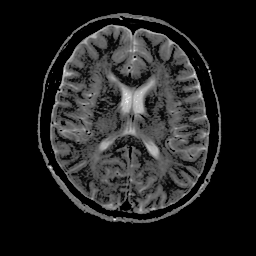
#> input picture lab8/mri.png, 256 x 256 px
$ jupyter execute aim2.1.ipynb   (older library calls are emulated)
#> lines starting #> are read from the running program, lines starting #| are printed output that depends on the picture; after the words box and inside, x2 and y2 are one past the last pixel; in counts of white or black regions, pixels touching at a corner belong together
[cell 1]
# Cell 1: Setup, Load MRI, and Seed Selection
import cv2
import numpy as np
import matplotlib.pyplot as plt

# 1. Load your specific MRI image in grayscale
image_path = "mri.png"
img = cv2.imread(image_path, cv2.IMREAD_GRAYSCALE)
#> img is the input picture: shape (256, 256); min 0, max 255, mean 32.6

if img is None:
    raise ValueError(f"Could not find {image_path}. Please ensure it is in the same folder as this notebook.")

# --- IMPORTANT: UPDATE THIS SEED POINT ---
# Look at the axes of the plotted image below to find the (row, column)
# or (y, x) coordinates of the structure you want to segment.
seed_point = (100, 130)  # Change these numbers based on the plot!

# Display the MRI with axes so you can pick the perfect seed point
plt.figure(figsize=(8, 8))
plt.imshow(img, cmap='gray')
plt.plot(seed_point[1], seed_point[0], 'rX', markersize=12, label='Current Seed Point')
plt.title("MRI Scan - Use the grid to find your target's (Row, Column)")
plt.xlabel("Columns (X)")
plt.ylabel("Rows (Y)")
plt.legend()
# Note: We are keeping the axes ON specifically to help you find coordinates
plt.show()
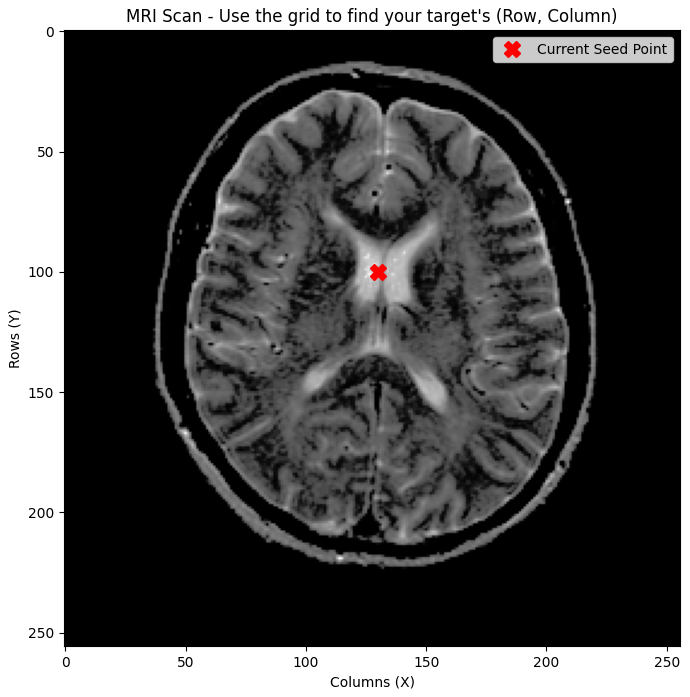
#> figure drawn by matplotlib, 1 panel

# Convert to float32 early for the upcoming feature map math
img_float = img.astype(np.float32)

[cell 2]
# Cell 2: Define the Region Growing Algorithms

def static_rg(image, seed, threshold):
    """Grows a region by comparing every pixel to the INITIAL seed intensity."""
#> called with seed = (100, 130), threshold = 10
    rows, cols = image.shape
#> rows = 256; cols = 256
    segmented = np.zeros((rows, cols), dtype=np.uint8)
    visited = np.zeros((rows, cols), dtype=bool)

    seed_val = float(image[seed[0], seed[1]])
#> seed_val = 196
    points = [seed]
    visited[seed[0], seed[1]] = True
    neighbors = [(-1, 0), (1, 0), (0, -1), (0, 1), (-1, -1), (-1, 1), (1, -1), (1, 1)]

    while points:
        cx, cy = points.pop(0)
        segmented[cx, cy] = 255
        for dx, dy in neighbors:
            nx, ny = cx + dx, cy + dy
            if 0 <= nx < rows and 0 <= ny < cols and not visited[nx, ny]:
                visited[nx, ny] = True
                if abs(float(image[nx, ny]) - seed_val) <= threshold:
                    points.append((nx, ny))
    return segmented

def dynamic_rg(image, seed, threshold):
    """Grows a region by comparing pixels to the RECOMPUTED AVERAGE intensity."""
    rows, cols = image.shape
    segmented = np.zeros((rows, cols), dtype=np.uint8)
    visited = np.zeros((rows, cols), dtype=bool)

    region_sum = float(image[seed[0], seed[1]])
    region_count = 1
    region_mean = region_sum

    points = [seed]
    visited[seed[0], seed[1]] = True
    neighbors = [(-1, 0), (1, 0), (0, -1), (0, 1), (-1, -1), (-1, 1), (1, -1), (1, 1)]

    while points:
        cx, cy = points.pop(0)
        segmented[cx, cy] = 255
        for dx, dy in neighbors:
            nx, ny = cx + dx, cy + dy
            if 0 <= nx < rows and 0 <= ny < cols and not visited[nx, ny]:
                visited[nx, ny] = True
                pixel_val = float(image[nx, ny])
                if abs(pixel_val - region_mean) <= threshold:
                    points.append((nx, ny))
                    region_sum += pixel_val
                    region_count += 1
                    region_mean = region_sum / region_count
    return segmented

[cell 3]
# Cell 3: Testing Thresholds and Leakage on MRI Intensity

# NOTE: You may need to tune these thresholds based on your specific MRI's contrast!
thresh_low = 10   # Likely to under-segment
thresh_med = 25   # Goal: Target structure
thresh_high = 50  # Likely to leak into surrounding tissue

seg_low = static_rg(img, seed_point, thresh_low)
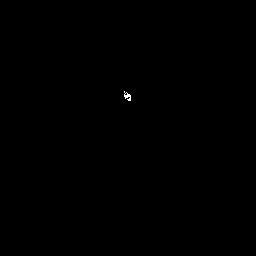
#> seg_low: shape (256, 256); 0.06% white in thin lines or dots, all inside (x1, y1, x2, y2) = (124, 91, 131, 101)
seg_med = static_rg(img, seed_point, thresh_med)
#> seg_med: shape (256, 256); 0.24% white; 1 white region, box (x1, y1, x2, y2) and area: (121, 89, 132, 112) 158
seg_high = static_rg(img, seed_point, thresh_high)
#> seg_high: shape (256, 256); 0.76% white; 1 white region, box (x1, y1, x2, y2) and area: (121, 81, 154, 114) 501

fig, axes = plt.subplots(1, 4, figsize=(20, 5))

axes[0].imshow(img, cmap='gray')
axes[0].plot(seed_point[1], seed_point[0], 'rX', markersize=8)
axes[0].set_title("Original MRI & Seed")

axes[1].imshow(seg_low, cmap='gray')
axes[1].set_title(f"Low Threshold ({thresh_low})\nUnder-segmentation")

axes[2].imshow(seg_med, cmap='gray')
axes[2].set_title(f"Medium Threshold ({thresh_med})\nTarget Segmentation")

axes[3].imshow(seg_high, cmap='gray')
axes[3].set_title(f"High Threshold ({thresh_high})\nLeakage / Bleeding")

for ax in axes:
    ax.axis('off')

plt.tight_layout()
plt.show()

[cell 4]
# Cell 4: Extracting and Using Feature Maps on the MRI

# 1. Generate the feature maps
mean_map = cv2.blur(img_float, (5, 5))

sq_img = cv2.blur(img_float**2, (3, 3))
mean_img_3 = cv2.blur(img_float, (3, 3))
contrast_map = np.sqrt(np.maximum(sq_img - mean_img_3**2, 0))

sobelx = cv2.Sobel(img_float, cv2.CV_64F, 1, 0, ksize=3)
sobely = cv2.Sobel(img_float, cv2.CV_64F, 0, 1, ksize=3)
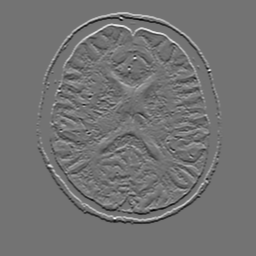
#> sobely: shape (256, 256) float64; min -690, max 838, mean 0; drawn with min black and max white
gradient_map = np.sqrt(sobelx**2 + sobely**2)
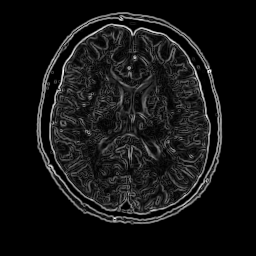
#> gradient_map: shape (256, 256) float64; min 0, max 870.2, mean 69.9; drawn with min black and max white

# 2. Run segmentations (Thresholds adjusted for typical MRI feature scales)
# You may need to tweak these numbers for perfect results on your specific image
seg_intensity_fm = static_rg(img_float, seed_point, 25)
seg_mean_fm      = static_rg(mean_map, seed_point, 20)
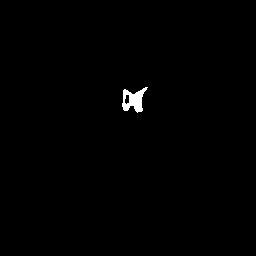
#> seg_mean_fm: shape (256, 256); 0.54% white; 1 white region, box (x1, y1, x2, y2) and area: (122, 87, 148, 113) 356
seg_contrast_fm  = static_rg(contrast_map, seed_point, 15)
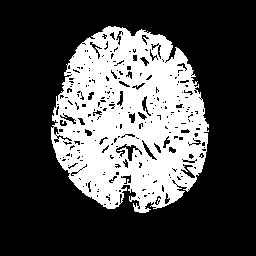
#> seg_contrast_fm: shape (256, 256); 30% white; 1 white region, box (x1, y1, x2, y2) and area: (51, 26, 209, 213) 19642
seg_gradient_fm  = static_rg(gradient_map, seed_point, 20)
#> seg_gradient_fm: shape (256, 256); 0.01% white in thin lines or dots, all inside (x1, y1, x2, y2) = (129, 99, 131, 104)

# 3. Visualization
fig, axes = plt.subplots(2, 4, figsize=(20, 10))

maps = [img_float, mean_map, contrast_map, gradient_map]
results = [seg_intensity_fm, seg_mean_fm, seg_contrast_fm, seg_gradient_fm]
titles = ["Raw Intensity", "Smoothed Mean\n(Handles MRI Noise)", "Local Contrast", "Gradient Magnitude"]
cmaps = ['gray', 'gray', 'magma', 'viridis']

for i in range(4):
    axes[0, i].imshow(maps[i], cmap=cmaps[i])
    axes[0, i].set_title(titles[i])
    axes[0, i].plot(seed_point[1], seed_point[0], 'rX', markersize=6)
    axes[0, i].axis('off')

    axes[1, i].imshow(results[i], cmap='gray')
    axes[1, i].set_title(f"Result: {titles[i].split()[0]}")
    axes[1, i].axis('off')

plt.tight_layout()
plt.show()
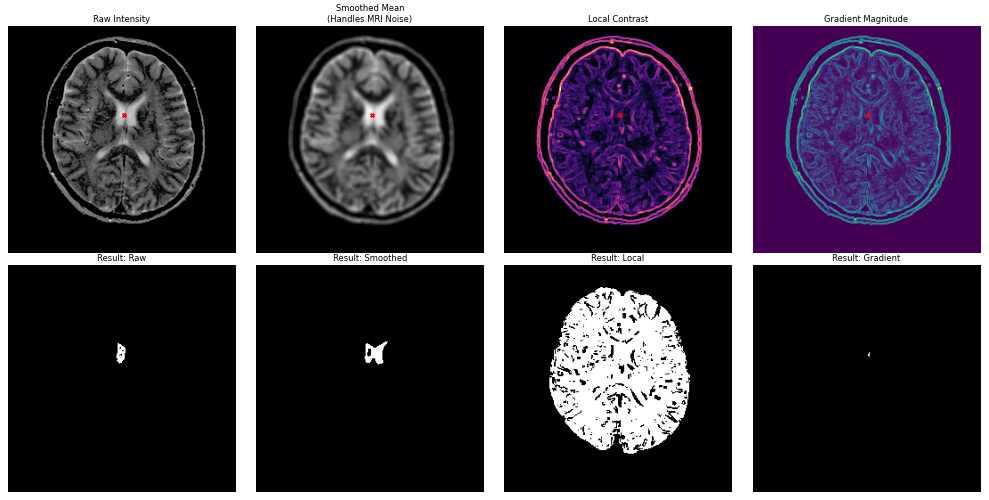
#> figure drawn by matplotlib, 8 panels

[cell 5]
# Cell 5: Static (Fixed Seed) vs. Dynamic (Recomputed Average) on MRI

# We use the same threshold for a fair comparison.
# Often, medical images have lighting biases (e.g., MRI bias field/RF inhomogeneity)
# where one side of the brain looks slightly brighter than the other.
comparison_threshold = 60

# Run algorithms
mri_static_res = static_rg(img, seed_point, comparison_threshold)
#> mri_static_res: shape (256, 256); 0.87% white; 1 white region, box (x1, y1, x2, y2) and area: (120, 80, 155, 117) 572
mri_dynamic_res = dynamic_rg(img, seed_point, comparison_threshold)
#> after the loop in dynamic_rg, `while points:`:
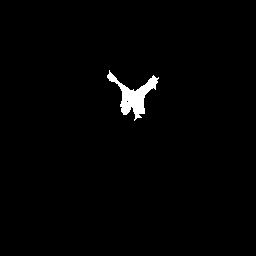
#> segmented: shape (256, 256); 1.3% white; 1 white region, box (x1, y1, x2, y2) and area: (107, 70, 159, 121) 857
#> after the loop in dynamic_rg, `while points:`:
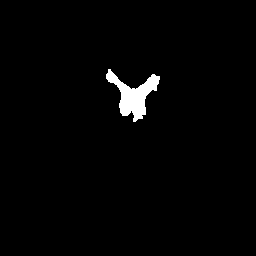
#> visited: shape (256, 256) bool; 1.7% white; 1 white region, box (x1, y1, x2, y2) and area: (106, 69, 160, 122) 1137
#> after the loop in dynamic_rg, `while points:`: points = []; region_count = 857; region_mean = 156.4; region_sum = 134064

# Visualize
fig, axes = plt.subplots(1, 3, figsize=(18, 6))

axes[0].imshow(img, cmap='gray')
axes[0].plot(seed_point[1], seed_point[0], 'rX', markersize=10)
axes[0].set_title("Original MRI")
axes[0].axis('off')

axes[1].imshow(mri_static_res, cmap='gray')
axes[1].set_title(f"Static Region Growing\n(Threshold: {comparison_threshold})")
axes[1].axis('off')

axes[2].imshow(mri_dynamic_res, cmap='gray')
axes[2].set_title(f"Dynamic Region Growing\n(Adapts to MRI Bias Fields)")
axes[2].axis('off')

plt.tight_layout()
plt.show()
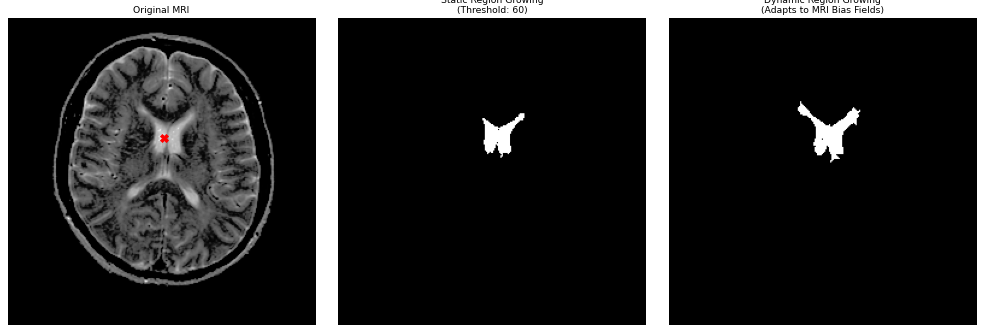
#> figure drawn by matplotlib, 3 panels

print(f"Pixels segmented by Static Method:  {np.sum(mri_static_res == 255)}")
#| Pixels segmented by Static Method:  572
print(f"Pixels segmented by Dynamic Method: {np.sum(mri_dynamic_res == 255)}")
#| Pixels segmented by Dynamic Method: 857

$ run again, with lab8/ct.png copied over lab8/mri.png
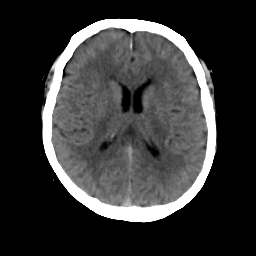
#> input picture lab8/ct.png, 256 x 256 px
#> img is the input picture: shape (256, 256); min 0, max 255, mean 54.2
#> seed_val = 11
#> seg_low: shape (256, 256); 0.02% white in thin lines or dots, all inside (x1, y1, x2, y2) = (130, 93, 131, 105)
#> seg_med: shape (256, 256); 0.33% white; 1 white region, box (x1, y1, x2, y2) and area: (119, 83, 131, 113) 217
#> seg_high: shape (256, 256); 1.1% white; 1 white region, box (x1, y1, x2, y2) and area: (118, 73, 158, 114) 712
#> seg_mean_fm: shape (256, 256); 0.7% white; 1 white region, box (x1, y1, x2, y2) and area: (121, 78, 153, 114) 456
#> seg_contrast_fm: shape (256, 256); 25% white; 1 white region, box (x1, y1, x2, y2) and area: (52, 28, 207, 209) 16382
#> seg_gradient_fm: shape (256, 256); 0.03% white in thin lines or dots, all inside (x1, y1, x2, y2) = (129, 93, 131, 109)
#> mri_static_res: shape (256, 256); 1.7% white; 1 white region, box (x1, y1, x2, y2) and area: (101, 58, 163, 115) 1145
#> after the loop in dynamic_rg, `while points:`:
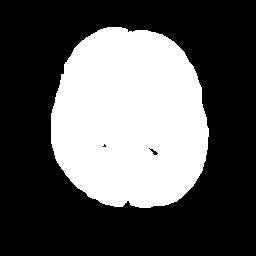
#> visited: shape (256, 256) bool; 35.1% white; 1 white region, box (x1, y1, x2, y2) and area: (51, 27, 209, 208) 23027
#> after the loop in dynamic_rg, `while points:`: points = []; region_count = 22068; region_mean = 89.95; region_sum = 1984942
#> `plt.show()`:
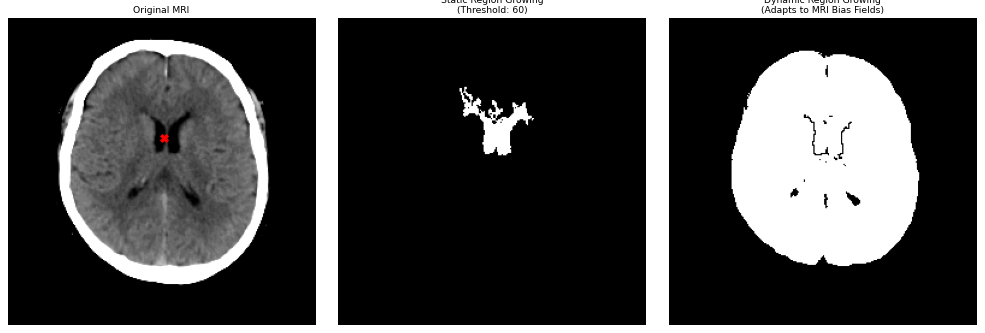
#> figure drawn by matplotlib, 3 panels
#| Pixels segmented by Static Method:  1145
#| Pixels segmented by Dynamic Method: 22068

$ run again, with lab8/M5.jpeg saved as lab8/mri.png
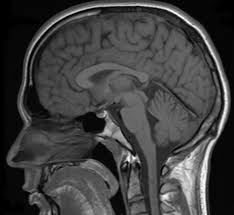
#> input picture lab8/M5.jpeg, 234 x 215 px
#> img is the input picture: shape (215, 234); min 0, max 255, mean 63.8
#> seed_val = 106
#> seg_low: shape (215, 234); 2.4% white; 1 white region, box (x1, y1, x2, y2) and area: (114, 89, 155, 179) 1188
#> seg_med: shape (215, 234); 14.4% white; 1 white region, box (x1, y1, x2, y2) and area: (74, 17, 215, 215) 7225
#> seg_high: shape (215, 234); 42.1% white; 1 white region, box (x1, y1, x2, y2) and area: (37, 12, 216, 215) 21165
#> seg_mean_fm: shape (215, 234); 6.1% white; 1 white region, box (x1, y1, x2, y2) and area: (76, 52, 163, 180) 3059
#> seg_contrast_fm: shape (215, 234); 68.9% white; 115 black regions (93 under 20 px), largest, box (x1, y1, x2, y2) and area: (5, 0, 234, 215) 11898, (79, 109, 142, 215) 2103, (159, 177, 182, 215) 329
#> seg_gradient_fm: shape (215, 234); 2.1% white; 1 white region, box (x1, y1, x2, y2) and area: (120, 94, 157, 215) 1062
#> mri_static_res: shape (215, 234); 63.3% white; 112 black regions (87 under 20 px), largest, box (x1, y1, x2, y2) and area: (0, 0, 99, 215) 5981, (151, 0, 234, 215) 4405, (23, 4, 228, 147) 3885
#> after the loop in dynamic_rg, `while points:`: points = []; region_count = 35826; region_mean = 74.86; region_sum = 2681896
#> `plt.show()`:
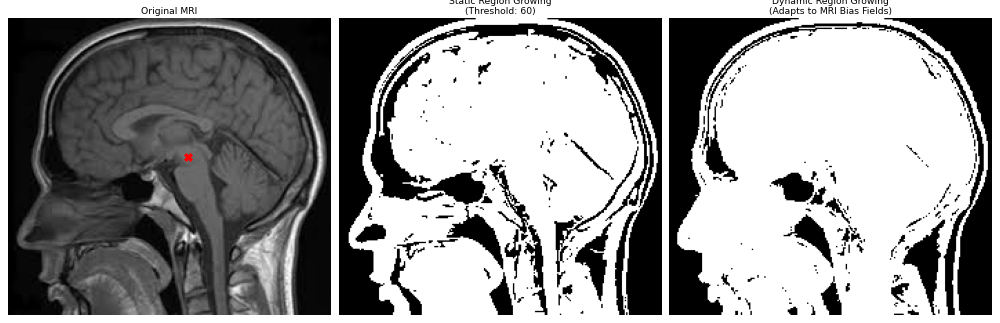
#> figure drawn by matplotlib, 3 panels
#| Pixels segmented by Static Method:  31838
#| Pixels segmented by Dynamic Method: 35826
